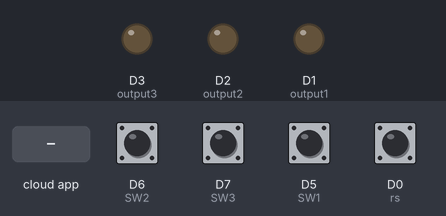
Bench run of a sketch on a simulated ESP8266 (NodeMCU). On the bench: output pins drawn as LEDs (lit = HIGH). Dashed ring = blinking. Inputs (shaded band) come from the test bench; at power-on: D0 (rs), D5 (SW1), D6 (SW2), D7 (SW3) HIGH. WiFi joins after 1.5 s; servers stay silent unless stated; network time is answered at once with the bench clock; the local clock reads 2024-03-15 10:24:30 at power-on unless the sketch sets it; what the sketch prints to the serial monitor is not drawn.

Above: at 3.9 s.
4.0 s: D6 (SW2) pulled LOW for 1 s
At 5.4 s:
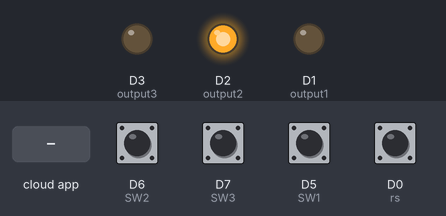
6.5 s: D7 (SW3) pulled LOW for 3.2 s
At 6.72 s:
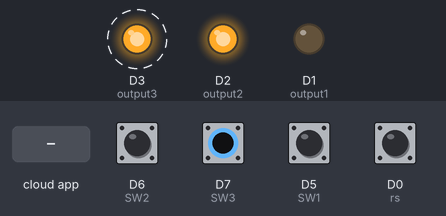
11.2 s: D5 (SW1) pulled LOW for 0.15 s
At 12.4 s:
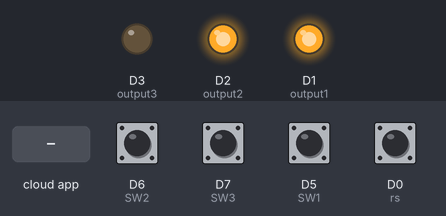
12.8 s: the phone or cloud app sets D2 to 1
At 13.8 s:
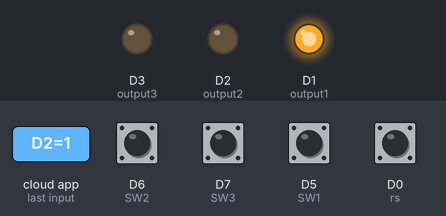
14.3 s: the phone or cloud app sets D3 to 0
At 15.0 s:
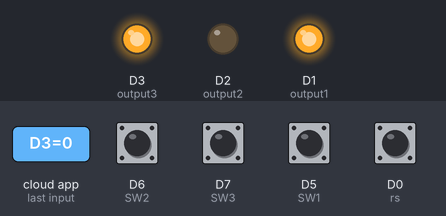
15.8 s: the phone or cloud app sets D1 to 1
At 16.2 s:
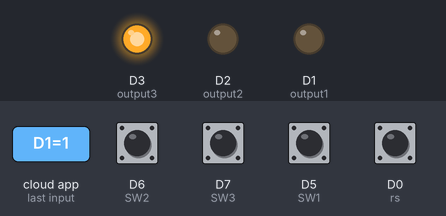
Timing chart, 0 to 18.3 s (numbered marks = the images above; inputs shaded):
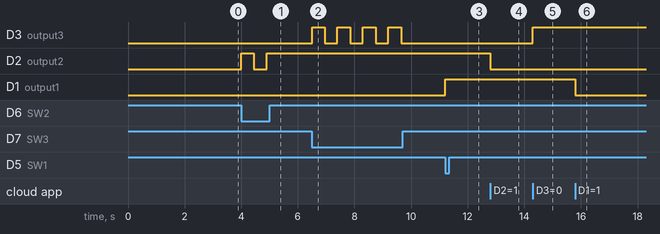

Measured:
- after the input at 4.0 s, D2 (output2): LOW → HIGH at once, → LOW 0.45 s later, → HIGH 0.45 s later
- after the input at 6.5 s, D3 (output3): alternates HIGH for 0.45 s and LOW for 0.45 s, 8 changes in all, then stays LOW, starting at once
- after the input at 11.2 s, D1 (output1): LOW → HIGH at once
- after the input at 12.8 s, D2 (output2): HIGH → LOW at once
- after the input at 14.3 s, D3 (output3): LOW → HIGH at once
- after the input at 15.8 s, D1 (output1): HIGH → LOW at once

The sketch:

3STAT_WM_FDB_ver5.ino
```cpp
// https://www.grc.com/fingerprints.htm
#include <Arduino.h>
#include <ESP8266WiFi.h>
#include <ESP8266WebServer.h>
#include <WiFiManager.h>
#include <NTPClient.h>
#include <WiFiUdp.h>
#include <Firebase_ESP_Client.h>

#include "addons/TokenHelper.h"
#include "addons/RTDBHelper.h"

String ele = "3stat";

WiFiServer server(80);

String header;

WiFiUDP ntpUDP;
NTPClient timeClient(ntpUDP, "pool.ntp.org");

String output1State = "on";
String output2State = "on";
String output3State = "on";

const int output1 = D1;
const int output2 = D2;
const int output3 = D3;
const int SW1 = D5;
const int SW2 = D6;
const int SW3 = D7;
const int rs = D0;
int RS;

unsigned long currentTime = millis();
unsigned long previousTime = 0;
const long timeoutTime = 2000;

#define DATABASE_URL "https://esp8266-ai2-default-rtdb.firebaseio.com"
#define API_KEY "AIzaSyAF4OdtYUAomk_4WnvE5MXb_nphlQ33UyA"
FirebaseData fbdo, fbdo_D1, fbdo_D2, fbdo_D3, fbdo_D4;
FirebaseAuth auth;
FirebaseConfig config;
unsigned long sendDataPrevMillis = 0;
int count = 0;
bool signupOK = false;

String A = "";
String IP = "";
String STAT1 = "";
String STAT2 = "";
String STAT3 = "";
String CNSTAT = "";

void setup() {
  Serial.begin(115200);

  pinMode(output1, OUTPUT);    digitalWrite(output1, LOW);
  pinMode(output2, OUTPUT);    digitalWrite(output2, LOW);
  pinMode(output3, OUTPUT);    digitalWrite(output3, LOW);
  pinMode(rs, INPUT_PULLUP);   digitalWrite(rs, HIGH);
  pinMode(SW1, INPUT_PULLUP);  digitalWrite(SW1, HIGH);
  pinMode(SW2, INPUT_PULLUP);  digitalWrite(SW2, HIGH);
  pinMode(SW3, INPUT_PULLUP);  digitalWrite(SW3, HIGH);
  WiFiManager wifiManager;
  // wifiManager.resetSettings();
  RS = digitalRead(rs);
  if (RS == LOW){
    wifiManager.resetSettings();
  }
  if(WiFi.status() != WL_CONNECTED){
    Serial.print(".");
  }
  wifiManager.autoConnect("sMART sTUFF");

  A = WiFi.macAddress();
  IP =  WiFi.localIP().toString();
  timeClient.begin();
  timeClient.setTimeOffset(28800);

  STAT1 = A + "/D1";
  STAT2 = A + "/D2";
  STAT3 = A + "/D3";
  CNSTAT = A + "/esp";

  config.api_key = API_KEY;
  config.database_url = DATABASE_URL;
  if (Firebase.signUp(&config, &auth, "", "")){
    Serial.println("ok");
    signupOK = true;
  }
  else{
    Serial.printf("%s\n", config.signer.signupError.message.c_str());
  }
  OUT();
  config.token_status_callback = tokenStatusCallback;
  Firebase.begin(&config, &auth);
  Firebase.reconnectWiFi(true);

  Firebase.RTDB.setString(&fbdo_D1, STAT1, "1");
  Firebase.RTDB.setString(&fbdo_D2, STAT2, "1");
  Firebase.RTDB.setString(&fbdo_D3, STAT3, "1");
  Firebase.RTDB.setString(&fbdo_D4, CNSTAT, "0");
  Serial.println("SET DONE");
  if  (!Firebase.RTDB.beginStream(&fbdo_D1, STAT1)){
    Serial.printf("D1 begin error", fbdo_D1.errorReason().c_str());
  }
  if  (!Firebase.RTDB.beginStream(&fbdo_D2, STAT2)){
    Serial.printf("D2 begin error", fbdo_D2.errorReason().c_str());
  }
  if  (!Firebase.RTDB.beginStream(&fbdo_D3, STAT3)){
    Serial.printf("D3 begin error", fbdo_D3.errorReason().c_str());
  }
  if  (!Firebase.RTDB.beginStream(&fbdo_D4, CNSTAT)){
    Serial.printf("CNSTAT begin error", fbdo_D4.errorReason().c_str());
  }
  Serial.println("ALL DONE");
  server.begin();
}

void loop(){
  time();
  OUT();
  ReadStat();
  WEB();
}
void time(){
  OUT();
  timeClient.update();
  String a = "\\\"";
  String nowTime = a + timeClient.getHours() + ":" + timeClient.getMinutes() + a ;
  OUT();
  if(timeClient.getSeconds()<7 & timeClient.getSeconds()>0){
    OUT();
    if (Firebase.RTDB.getString(&fbdo, A+"/OT/D1")) {
      if (fbdo.stringData() == nowTime) {
        Firebase.RTDB.setString(&fbdo_D1, STAT1, "1");
      }
    }
    OUT();
    if (Firebase.RTDB.getString(&fbdo, A+"/CT/D1")) {
      if (fbdo.stringData() == nowTime) {
       Firebase.RTDB.setString(&fbdo_D1, STAT1, "0");
      }
    }
    OUT();
    if (Firebase.RTDB.getString(&fbdo, A+"/OT/D2")) {
      if (fbdo.stringData() == nowTime) {
       Firebase.RTDB.setString(&fbdo_D2, STAT2, "1");
      }
    }
    OUT();
    if (Firebase.RTDB.getString(&fbdo, A+"/CT/D2")) {
      if (fbdo.stringData() == nowTime) {
       Firebase.RTDB.setString(&fbdo_D2, STAT2, "0");
      }
    }
    OUT();
    if (Firebase.RTDB.getString(&fbdo, A+"/OT/D3")) {
      if (fbdo.stringData() == nowTime) {
       Firebase.RTDB.setString(&fbdo_D3, STAT3, "1");
      }
    }
    OUT();
    if (Firebase.RTDB.getString(&fbdo, A+"/CT/D3")) {
      if (fbdo.stringData() == nowTime) {
        Firebase.RTDB.setString(&fbdo_D3, STAT3, "0");
      }
    }
    OUT();
  }
}
void WEB(){
  WiFiClient client = server.available();
  if (client) {
    Serial.println("New Client.");
    String currentLine = "";
    currentTime = millis();
    previousTime = currentTime;
    while (client.connected() && currentTime - previousTime <= timeoutTime) { // loop while the client's connected
      currentTime = millis();
      if (client.available()) {
//        header = client.readStringUntil('\r');
        char c = client.read();
        Serial.write(c);
       header += c;
        if (c == '\n') {
          if (currentLine.length() == 0) {
            client.println("HTTP/1.1 200 OK");
            client.println("Content-type:text/html");
            client.println("Connection: close");
            client.println();
            Serial.println(header);

            client.println("<!DOCTYPE html><html>");
            client.println("<head><meta charset='utf-8' name=\"viewport\" content=\"width=device-width, initial-scale=1\">");
            client.println("<link rel=\"icon\" href=\"data:,\">");
            client.println("<style>html { font-family: Helvetica; display: inline-block; margin: 0px auto; text-align: center;}</style>");
            client.println("</head>");
            client.println("<body><h1>MAC=" + A + "</h1>");
            client.println("<body><h2>ELEMENT=" + ele + "</h2>");
            client.println("<body><h3>裝置名稱 = sMART sTUFF 三插座智慧延長線</h3>");
            client.println("<body><h4>IP=" + IP + "</h4>");
            client.println("</body></html>");
            client.println();
            break;
          } else {
            currentLine = "";
          }
        } else if (c != '\r') {
          currentLine += c;
        }
      }
    }
    header = "";
    client.stop();
  }
}
void OUT() {
  if(digitalRead(SW1)==LOW){
    if(digitalRead(output1)==LOW){
      digitalWrite(output1, HIGH);
    }
    else if(digitalRead(output1)==HIGH){
      digitalWrite(output1, LOW);
    }
    GpioStat();
  }
  if(digitalRead(SW2)==LOW){
    if(digitalRead(output2)==LOW){
      digitalWrite(output2, HIGH);
    }
    else if(digitalRead(output2)==HIGH){
      digitalWrite(output2, LOW);
    }
    GpioStat();
  }
  if(digitalRead(SW3)==LOW){
    if(digitalRead(output3)==LOW){
      digitalWrite(output3, HIGH);
    }
    else if(digitalRead(output3)==HIGH){
      digitalWrite(output3, LOW);
    }
    GpioStat();
  }
}
void GpioStat(){
  if(digitalRead(output1)==LOW){
      Firebase.RTDB.setString(&fbdo_D1, STAT1, "1");
  }
  else if(digitalRead(output1)==HIGH){
      Firebase.RTDB.setString(&fbdo_D1, STAT1, "0");
  }
  if(digitalRead(output2)==LOW){
      Firebase.RTDB.setString(&fbdo_D2, STAT2, "1");
  }
  else if(digitalRead(output2)==HIGH){
      Firebase.RTDB.setString(&fbdo_D2, STAT2, "0");
  }
  if(digitalRead(output3)==LOW){
      Firebase.RTDB.setString(&fbdo_D3, STAT3, "1");
  }
  else if(digitalRead(output3)==HIGH){
      Firebase.RTDB.setString(&fbdo_D3, STAT3, "0");
  }
}
void ReadStat(){
  OUT();
  if(Firebase.ready() && signupOK){
    if  (!Firebase.RTDB.readStream(&fbdo_D1)){
      Serial.printf("D1 read error", fbdo_D1.errorReason().c_str());
    }
    if (fbdo_D1.streamAvailable()) {
      if (fbdo_D1.stringData() == "0") {
        output1State = "off";
        digitalWrite(output1, HIGH);
      }
      else if (fbdo_D1.stringData() == "1") {
        output1State = "on";
        digitalWrite(output1, LOW);
      }
    }
  }
  OUT();
  if(Firebase.ready() && signupOK){
    if  (!Firebase.RTDB.readStream(&fbdo_D2)){
      Serial.printf("D2 read error", fbdo_D2.errorReason().c_str());
    }
    if (fbdo_D2.streamAvailable()) {
      if (fbdo_D2.stringData() == "0") {
        output2State = "off";
        digitalWrite(output2, HIGH);
      }
      else if (fbdo_D2.stringData() == "1") {
        output2State = "on";
        digitalWrite(output2, LOW);
      }
    }
  }
  OUT();
  if(Firebase.ready() && signupOK){
    if  (!Firebase.RTDB.readStream(&fbdo_D3)){
       Serial.printf("D3 read error", fbdo_D3.errorReason().c_str());
    }
    if (fbdo_D3.streamAvailable()) {
      if (fbdo_D3.stringData() == "0") {
        output3State = "off";
        digitalWrite(output3, HIGH);
      }
      else if (fbdo_D3.stringData() == "1") {
        output3State = "on";
        digitalWrite(output3, LOW);
      }
    }
  }
  OUT();
  if(Firebase.ready() && signupOK){
    if  (!Firebase.RTDB.readStream(&fbdo_D4)){
       Serial.printf("CNSTAT read error", fbdo_D4.errorReason().c_str());
    }
    if (fbdo_D4.streamAvailable()) {
      if (fbdo_D4.stringData() == "1") {
        Firebase.RTDB.setString(&fbdo_D4, CNSTAT, "2");
      }
    }
  }
  OUT();
}
```
